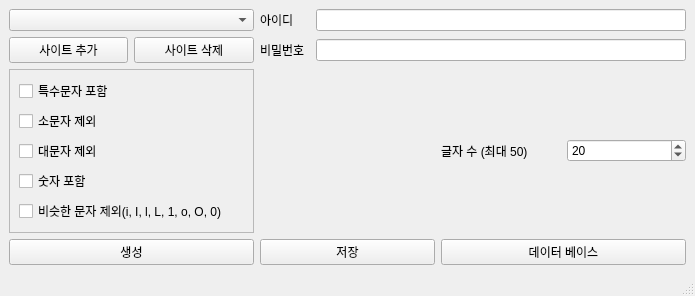
<?xml version="1.0" encoding="UTF-8"?>
<ui version="4.0">
 <class>PWMMainWindow</class>
 <widget class="QMainWindow" name="PWMMainWindow">
  <property name="geometry">
   <rect>
    <x>0</x>
    <y>0</y>
    <width>695</width>
    <height>267</height>
   </rect>
  </property>
  <property name="windowTitle">
   <string>PWM</string>
  </property>
  <widget class="QWidget" name="centralwidget">
   <layout class="QGridLayout" name="gridLayout">
    <item row="0" column="3">
     <widget class="QLabel" name="label_2">
      <property name="maximumSize">
       <size>
        <width>50</width>
        <height>16777215</height>
       </size>
      </property>
      <property name="layoutDirection">
       <enum>Qt::LeftToRight</enum>
      </property>
      <property name="text">
       <string>아이디</string>
      </property>
     </widget>
    </item>
    <item row="4" column="1" colspan="2">
     <widget class="QFrame" name="frame">
      <property name="frameShape">
       <enum>QFrame::StyledPanel</enum>
      </property>
      <property name="frameShadow">
       <enum>QFrame::Raised</enum>
      </property>
      <layout class="QVBoxLayout" name="verticalLayout">
       <item>
        <widget class="QCheckBox" name="checkBoxIsSpecial">
         <property name="text">
          <string>특수문자 포함</string>
         </property>
        </widget>
       </item>
       <item>
        <widget class="QCheckBox" name="checkBoxIsUpperOnly">
         <property name="text">
          <string>소문자 제외</string>
         </property>
        </widget>
       </item>
       <item>
        <widget class="QCheckBox" name="checkBoxIsLowerOnly">
         <property name="text">
          <string>대문자 제외</string>
         </property>
        </widget>
       </item>
       <item>
        <widget class="QCheckBox" name="checkBoxIsNum">
         <property name="text">
          <string>숫자 포함</string>
         </property>
        </widget>
       </item>
       <item>
        <widget class="QCheckBox" name="checkBoxIsExcludeSimilar">
         <property name="text">
          <string>비슷한 문자 제외(i, I, l, L, 1, o, O, 0)</string>
         </property>
        </widget>
       </item>
      </layout>
     </widget>
    </item>
    <item row="2" column="3">
     <widget class="QLabel" name="label">
      <property name="maximumSize">
       <size>
        <width>50</width>
        <height>16777215</height>
       </size>
      </property>
      <property name="text">
       <string>비밀번호</string>
      </property>
     </widget>
    </item>
    <item row="5" column="1" colspan="2">
     <widget class="QPushButton" name="pushButtonMakePW">
      <property name="text">
       <string>생성</string>
      </property>
     </widget>
    </item>
    <item row="0" column="1" colspan="2">
     <widget class="QComboBox" name="comboBoxSiteList"/>
    </item>
    <item row="2" column="2">
     <widget class="QPushButton" name="pushButtonDeleteSite">
      <property name="text">
       <string>사이트 삭제</string>
      </property>
     </widget>
    </item>
    <item row="2" column="1">
     <widget class="QPushButton" name="pushButtonAddSite">
      <property name="text">
       <string>사이트 추가</string>
      </property>
     </widget>
    </item>
    <item row="2" column="4" colspan="3">
     <widget class="QLineEdit" name="lineEditPW">
      <property name="text">
       <string/>
      </property>
      <property name="dragEnabled">
       <bool>true</bool>
      </property>
      <property name="readOnly">
       <bool>true</bool>
      </property>
      <property name="clearButtonEnabled">
       <bool>false</bool>
      </property>
     </widget>
    </item>
    <item row="0" column="4" colspan="3">
     <widget class="QLineEdit" name="lineEditID">
      <property name="dragEnabled">
       <bool>true</bool>
      </property>
      <property name="readOnly">
       <bool>false</bool>
      </property>
     </widget>
    </item>
    <item row="5" column="3" colspan="2">
     <widget class="QPushButton" name="pushButtonSavePW">
      <property name="text">
       <string>저장</string>
      </property>
     </widget>
    </item>
    <item row="5" column="5" colspan="2">
     <widget class="QPushButton" name="pushButtonFindID">
      <property name="text">
       <string>데이터 베이스</string>
      </property>
     </widget>
    </item>
    <item row="4" column="6">
     <widget class="QSpinBox" name="spinBox">
      <property name="maximum">
       <number>50</number>
      </property>
      <property name="value">
       <number>20</number>
      </property>
     </widget>
    </item>
    <item row="4" column="5">
     <widget class="QLabel" name="label_3">
      <property name="text">
       <string>글자 수 (최대 50)</string>
      </property>
     </widget>
    </item>
   </layout>
  </widget>
  <widget class="QMenuBar" name="menubar">
   <property name="geometry">
    <rect>
     <x>0</x>
     <y>0</y>
     <width>695</width>
     <height>21</height>
    </rect>
   </property>
  </widget>
  <widget class="QStatusBar" name="statusbar"/>
 </widget>
 <resources/>
 <connections/>
</ui>
